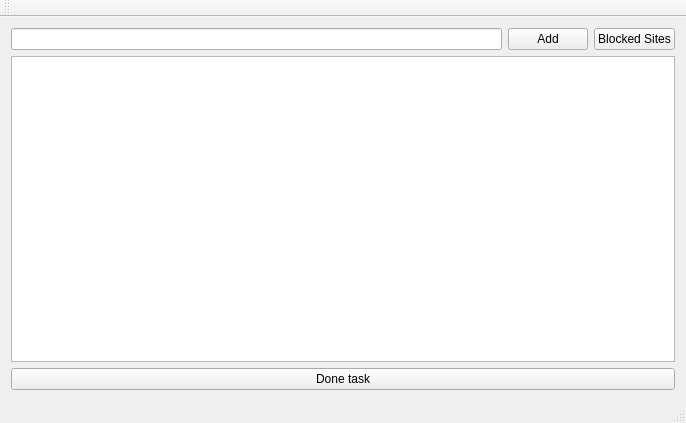
<?xml version="1.0" encoding="UTF-8"?>
<ui version="4.0">
 <class>MainWindow</class>
 <widget class="QMainWindow" name="MainWindow">
  <property name="geometry">
   <rect>
    <x>0</x>
    <y>0</y>
    <width>686</width>
    <height>423</height>
   </rect>
  </property>
  <property name="windowTitle">
   <string>Concentration!</string>
  </property>
  <widget class="QWidget" name="centralWidget">
   <layout class="QVBoxLayout" name="verticalLayout">
    <item>
     <layout class="QGridLayout" name="gridLayout">
      <item row="0" column="0">
       <widget class="QLineEdit" name="lineEdit"/>
      </item>
      <item row="0" column="1">
       <widget class="QPushButton" name="additem">
        <property name="text">
         <string>Add</string>
        </property>
       </widget>
      </item>
      <item row="0" column="2">
       <widget class="QPushButton" name="BlockedWindow">
        <property name="text">
         <string>Blocked Sites</string>
        </property>
       </widget>
      </item>
     </layout>
    </item>
    <item>
     <widget class="QListWidget" name="listWidget"/>
    </item>
    <item>
     <widget class="QPushButton" name="pushButton">
      <property name="text">
       <string>Done task</string>
      </property>
     </widget>
    </item>
   </layout>
  </widget>
  <widget class="QToolBar" name="mainToolBar">
   <attribute name="toolBarArea">
    <enum>TopToolBarArea</enum>
   </attribute>
   <attribute name="toolBarBreak">
    <bool>false</bool>
   </attribute>
  </widget>
  <widget class="QStatusBar" name="statusBar"/>
 </widget>
 <layoutdefault spacing="6" margin="11"/>
 <resources/>
 <connections/>
</ui>
